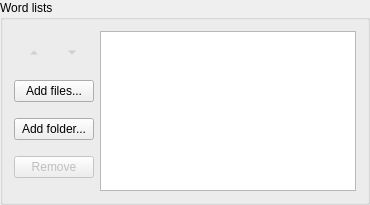
             <widget class="QGroupBox" name="groupBox_oclhcplus_wordlists">
              <property name="title">
               <string>Word lists</string>
              </property>
              <layout class="QHBoxLayout" name="horizontalLayout_13">
               <item>
                <layout class="QVBoxLayout" name="verticalLayout_17">
                 <item>
                  <layout class="QHBoxLayout" name="horizontalLayout_69">
                   <item>
                    <widget class="QToolButton" name="toolButton_oclhcplus_wordlist_sort_asc">
                     <property name="enabled">
                      <bool>false</bool>
                     </property>
                     <property name="toolTip">
                      <string>Move item up</string>
                     </property>
                     <property name="text">
                      <string>...</string>
                     </property>
                     <property name="autoRaise">
                      <bool>true</bool>
                     </property>
                     <property name="arrowType">
                      <enum>Qt::UpArrow</enum>
                     </property>
                    </widget>
                   </item>
                   <item>
                    <widget class="QToolButton" name="toolButton_oclhcplus_wordlist_sort_desc">
                     <property name="enabled">
                      <bool>false</bool>
                     </property>
                     <property name="toolTip">
                      <string>Move item down</string>
                     </property>
                     <property name="text">
                      <string>...</string>
                     </property>
                     <property name="autoRaise">
                      <bool>true</bool>
                     </property>
                     <property name="arrowType">
                      <enum>Qt::DownArrow</enum>
                     </property>
                    </widget>
                   </item>
                  </layout>
                 </item>
                 <item>
                  <widget class="QPushButton" name="pushButton_oclhcplus_add_wordlist">
                   <property name="sizePolicy">
                    <sizepolicy hsizetype="Preferred" vsizetype="Fixed">
                     <horstretch>0</horstretch>
                     <verstretch>0</verstretch>
                    </sizepolicy>
                   </property>
                   <property name="text">
                    <string>Add files...</string>
                   </property>
                  </widget>
                 </item>
                 <item>
                  <widget class="QPushButton" name="pushButton_oclhcplus_add_wordlist_folder">
                   <property name="text">
                    <string>Add folder...</string>
                   </property>
                  </widget>
                 </item>
                 <item>
                  <widget class="QPushButton" name="pushButton_oclhcplus_remove_wordlist">
                   <property name="enabled">
                    <bool>false</bool>
                   </property>
                   <property name="sizePolicy">
                    <sizepolicy hsizetype="Preferred" vsizetype="Fixed">
                     <horstretch>0</horstretch>
                     <verstretch>0</verstretch>
                    </sizepolicy>
                   </property>
                   <property name="text">
                    <string>Remove</string>
                   </property>
                  </widget>
                 </item>
                </layout>
               </item>
               <item>
                <widget class="QListWidget" name="listWidget_oclhcplus_wordlist">
                 <property name="sizePolicy">
                  <sizepolicy hsizetype="Expanding" vsizetype="Minimum">
                   <horstretch>0</horstretch>
                   <verstretch>0</verstretch>
                  </sizepolicy>
                 </property>
                 <property name="maximumSize">
                  <size>
                   <width>16777215</width>
                   <height>160</height>
                  </size>
                 </property>
                 <property name="acceptDrops">
                  <bool>true</bool>
                 </property>
                 <property name="dragDropMode">
                  <enum>QAbstractItemView::DropOnly</enum>
                 </property>
                 <property name="alternatingRowColors">
                  <bool>true</bool>
                 </property>
                 <property name="selectionMode">
                  <enum>QAbstractItemView::ExtendedSelection</enum>
                 </property>
                </widget>
               </item>
              </layout>
             </widget>
